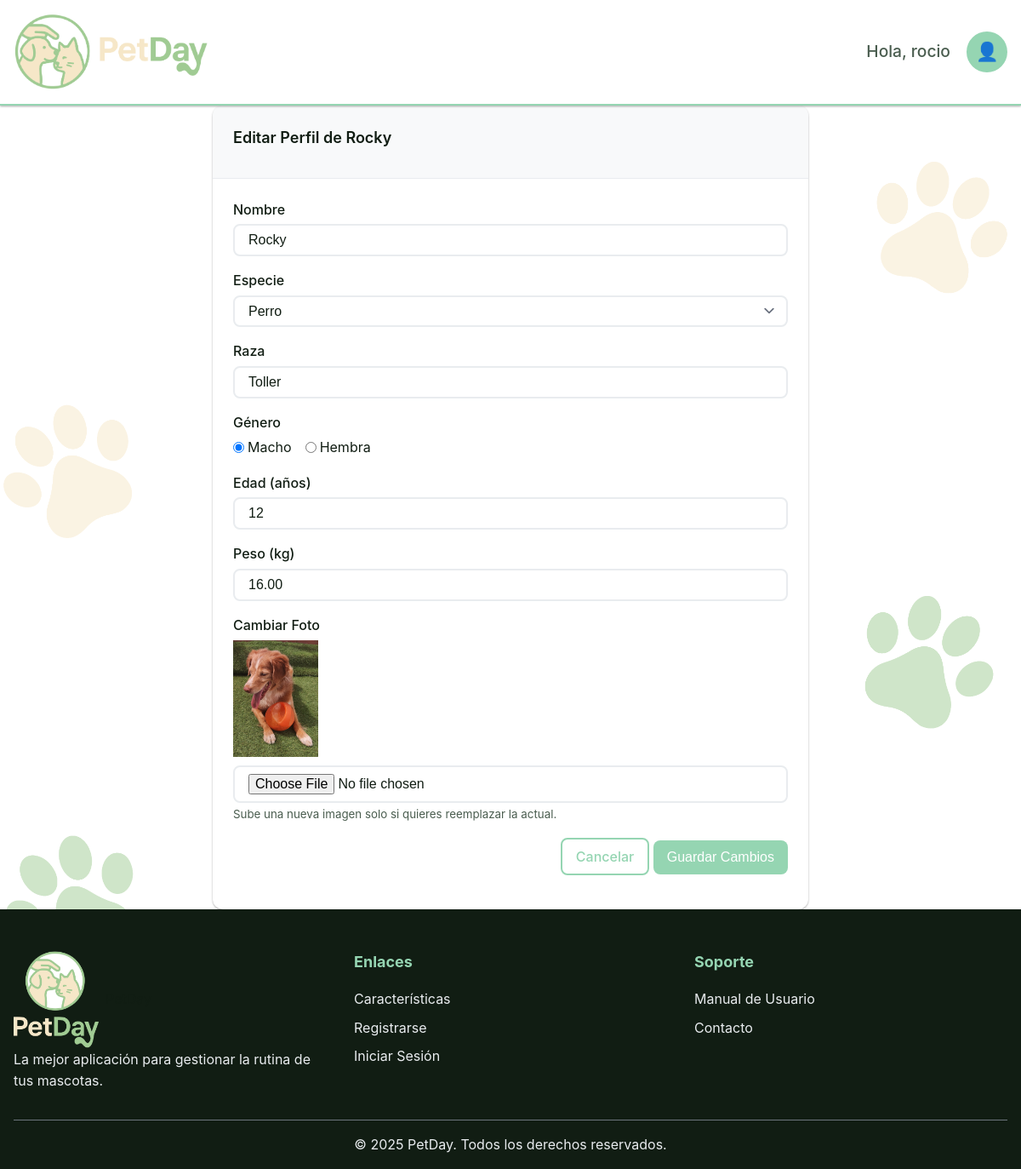
/php/pets/edit_pet.php?id=7 (signed in), run on the app's committed database.
### tables this page shows
CREATE TABLE `usuarios` (
  `id_usuario` int(11) NOT NULL,
  `nombre_completo` varchar(100) NOT NULL,
  `email` varchar(100) NOT NULL,
  `token` varchar(255) NOT NULL,
  `token_recuperacion` varchar(255) NOT NULL,
  `password_hash` varchar(255) NOT NULL,
  `telefono` varchar(20) DEFAULT NULL,
  `rol` enum('usuario','veterinario','adiestrador') DEFAULT 'usuario',
  `fecha_registro` timestamp NOT NULL DEFAULT current_timestamp(),
  `activo` tinyint(1) DEFAULT 1,
  `is_verified` tinyint(1) DEFAULT 0
);

CREATE TABLE `mascotas` (
  `id_mascota` int(11) NOT NULL,
  `id_usuario` int(11) NOT NULL,
  `nombre` varchar(50) NOT NULL,
  `especie` enum('perro','gato','pajaro','otro') NOT NULL,
  `raza` varchar(50) DEFAULT NULL,
  `edad` int(11) DEFAULT NULL,
  `peso` decimal(5,2) DEFAULT NULL,
  `genero` enum('macho','hembra') NOT NULL,
  `foto` varchar(255) DEFAULT NULL,
  `historial_medico` text DEFAULT NULL,
  `fecha_creacion` timestamp NOT NULL DEFAULT current_timestamp()
);

### php/includes/functions.php (called while the page is built, shortened)
<?php
require_once __DIR__ . '/../../config/database_config.php';
function getUserById($userId) {
    $sql = "SELECT id_usuario, nombre_completo, email, telefono, rol, fecha_registro
            FROM usuarios
            WHERE id_usuario = ? AND activo = 1";
    return fetchOne($sql, [$userId]);
}
function getPetById($petId, $userId = null) {
    $sql = "SELECT * FROM mascotas WHERE id_mascota = ?";
    $params = [$petId];
    if ($userId !== null) {
        $sql .= " AND id_usuario = ?";
        $params[] = $userId;
    }
    return fetchOne($sql, $params);
}
?>

### config/database_config.php (called while the page is built, shortened)
<?php
function getConnection() {
    static $pdo = null;
    if ($pdo === null) {
        try {
            $dsn = "mysql:host=" . DB_HOST . ";dbname=" . DB_NAME . ";charset=" . DB_CHARSET;
            $options = [
                PDO::ATTR_ERRMODE            => PDO::ERRMODE_EXCEPTION,
                PDO::ATTR_DEFAULT_FETCH_MODE => PDO::FETCH_ASSOC,
                PDO::ATTR_EMULATE_PREPARES   => false,
                PDO::MYSQL_ATTR_INIT_COMMAND => "SET NAMES " . DB_CHARSET
            ];
            $pdo = new PDO($dsn, DB_USER, DB_PASS, $options);
        } catch (PDOException $e) {
            error_log("Error de conexión a la base de datos: " . $e->getMessage());
            throw new PDOException("Error de conexión a la base de datos");
        }
    }
    return $pdo;
}
function executeQuery($sql, $params = []) {
    $pdo = getConnection();
    $stmt = $pdo->prepare($sql);
    $stmt->execute($params);
    return $stmt;
}
function fetchOne($sql, $params = []) {
    $stmt = executeQuery($sql, $params);
    return $stmt->fetch();
}
?>

### php/pets/edit_pet.php (the view, shortened to what this page needs)
<?php
require_once '../../config/database_config.php';
require_once '../includes/functions.php';
$userId = $_SESSION['user_id'];
$user = getUserById($userId);
$isLoggedIn = true;
$petId = filter_input(INPUT_GET, 'id', FILTER_VALIDATE_INT);
$petData = getPetById($petId, $userId);
?>
<!DOCTYPE html>
<html lang="es">
<head>
    <link rel="stylesheet" href="../../css/style.css?v=1.2">
</head>
<body>
    <?php include_once __DIR__ . '/../includes/header.php'; ?>
    <main class="main-content">
        <section class="edit-pet-form">
            <div class="container">
                <div class="card" style="max-width: 700px; margin: auto;">
                    <div class="card-header">
                        <h2 class="card-title">Editar Perfil de <?php echo htmlspecialchars($petData['nombre']); ?></h2>
                    </div>
                    <div class="card-body">
                        <form action="edit_pet.php?id=<?php echo $petId; ?>" method="POST" enctype="multipart/form-data" novalidate>
                            <div class="form-group">
                                <label for="nombre" class="form-label">Nombre</label>
                                <input type="text" id="nombre" name="nombre" class="form-control" value="<?php echo htmlspecialchars($petData['nombre']); ?>" required>
                            </div>
                            <div class="form-group">
                                <label for="especie" class="form-label">Especie</label>
                                <select id="especie" name="especie" class="form-control form-select" required>
                                    <option value="perro" <?php echo ($petData['especie'] === 'perro') ? 'selected' : ''; ?>>Perro</option>
                                </select>
                            </div>
                            <div class="form-group">
                                <label for="raza" class="form-label">Raza</label>
                                <input type="text" id="raza" name="raza" class="form-control" value="<?php echo htmlspecialchars($petData['raza']); ?>">
                            </div>
                            <div class="form-group">
                                <label class="form-label">Género</label>
                                <div class="radio-group">
                                    <label class="radio-item"><input type="radio" name="genero" value="macho" required <?php echo ($petData['genero'] === 'macho') ? 'checked' : ''; ?>> Macho</label>
                                    <label class="radio-item"><input type="radio" name="genero" value="hembra" required <?php echo ($petData['genero'] === 'hembra') ? 'checked' : ''; ?>> Hembra</label>
                                </div>
                            </div>
                            <div class="form-group">
                                <label for="edad" class="form-label">Edad (años)</label>
                                <input type="number" id="edad" name="edad" class="form-control" min="0" max="50" value="<?php echo htmlspecialchars($petData['edad']); ?>">
                            </div>
                            <div class="form-group">
                                <label for="peso" class="form-label">Peso (kg)</label>
                                <input type="number" step="0.1" id="peso" name="peso" class="form-control" min="0.1" max="200" value="<?php echo htmlspecialchars($petData['peso']); ?>">
                            </div>
                            <div class="form-group">
                                <label for="foto" class="form-label">Cambiar Foto</label>
                                <?php if ($petData['foto']): ?>
                                    <img src="../../uploads/pet_photos/<?php echo htmlspecialchars($petData['foto']); ?>" alt="Foto actual" style="max-width: 100px; display: block; margin-bottom: 10px;">
                                <?php endif; ?>
                                <input type="file" id="foto" name="foto" class="form-control" accept="image/png, image/jpeg, image/gif">
                                <small class="text-muted">Sube una nueva imagen solo si quieres reemplazar la actual.</small>
                            </div>
                            <div class="form-group text-right">
                                <a href="manage_pets.php" class="btn btn-outline">Cancelar</a>
                                <button type="submit" class="btn btn-primary">Guardar Cambios</button>
                            </div>
                        </form>
                    </div>
                </div>
            </div>
        </section>
    </main>
    <?php include_once __DIR__ . '/../includes/footer.php'; ?>

### php/includes/header.php (shortened to what this page needs)
<header class="main-header">
    <div class="container">
        <div class="header-content">
            <a href="<?php echo URL_ADMIN; ?>/index.php" class="logo">
                <img src="<?php echo URL_ADMIN; ?>/images/logotipo-lateral.png" alt="PetDay Logo" style="height: 90px;">
            </a>
            <nav class="main-nav">
                <?php if ($isLoggedIn): ?>
                    <div class="user-menu">
                        <span class="welcome-text">Hola, <?php echo htmlspecialchars($user['nombre_completo']); ?></span>
                        <div class="user-dropdown">
                            <button class="user-btn">👤</button>
                        </div>
                    </div>
                <?php endif; ?>
            </nav>
        </div>
    </div>
</header>

### css/style.css (style rules this page uses)
* { margin: 0; padding: 0; box-sizing: border-box; }
:root { --primary-color: #95d5b2; --primary-dark: #7bc298; --primary-light: #b8e5d1; --secondary-color: #f9dbbd; --secondary-dark: #f0c89a; --text-color: #111d13; --text-light: #4a5d4f; --white: #ffffff; --gray-light: #f8f9fa; --gray-medium: #e9ecef; --gray-dark: #6c757d; --success: #28a745; --warning: #ffc107; --danger: #dc3545; --info: #17a2b8; --spacing-xs: 0.25rem; --spacing-sm: 0.5rem; --spacing-md: 1rem; --spacing-lg: 1.5rem; --spacing-xl: 2rem; --spacing-xxl: 3rem; --shadow-sm: 0 1px 3px rgba(0,0,0,0.12), 0 1px 2px rgba(0,0,0,0.24); --shadow-md: 0 3px 6px rgba(0,0,0,0.16), 0 3px 6px rgba(0,0,0,0.23); --shadow-lg: 0 10px 20px rgba(0,0,0,0.19), 0 6px 6px rgba(0,0,0,0.23); --radius-sm: 4px; --radius-md: 8px; --radius-lg: 12px; --radius-xl: 16px; --font-family: 'Inter', -apple-system, BlinkMacSystemFont, 'Segoe UI', Roboto, sans-serif; --font-size-xs: 0.75rem; --font-size-sm: 0.875rem; --font-size-base: 1rem; --font-size-lg: 1.125rem; --font-size-xl: 1.25rem; --font-size-2xl: 1.5rem; --font-size-3xl: 2rem; }
body { font-family: var(--font-family); line-height: 1.6; color: var(--text-color); background-color: var(--white); font-size: var(--font-size-base); display: flex; flex-direction: column; min-height: 100vh; background-image: url('../images/fondo.png'); background-size: cover; background-repeat: no-repeat; background-position: center center; background-attachment: fixed; }
.container { max-width: 1400px; margin: 0 auto; padding: 0 var(--spacing-md); }
.main-header { background: var(--white); box-shadow: var(--shadow-sm); position: sticky; top: 0; z-index: 1000; border-bottom: 2px solid var(--primary-color); }
.header-content { display: flex; justify-content: space-between; align-items: center; padding: var(--spacing-md) 0; }
.logo { display: flex; align-items: center; gap: var(--spacing-sm); text-decoration: none; color: var(--text-color); }
.main-nav { display: flex; align-items: center; gap: var(--spacing-md); transform: scale(1.2); transform-origin: right center; }
.user-menu { display: flex; align-items: center; gap: var(--spacing-md); }
.welcome-text { color: var(--text-light); font-weight: 500; }
.user-dropdown { position: relative; }
.user-btn { background: var(--primary-color); color: var(--white); border: none; width: 40px; height: 40px; border-radius: 50%; cursor: pointer; font-size: var(--font-size-lg); transition: all 0.3s ease; }
.btn { display: inline-block; padding: var(--spacing-sm) var(--spacing-md); border: none; border-radius: var(--radius-md); text-decoration: none; text-align: center; font-weight: 500; cursor: pointer; transition: all 0.3s ease; font-size: var(--font-size-base); line-height: 1.5; }
.btn-primary { background: var(--primary-color); color: var(--white); }
.btn-outline { background: transparent; color: var(--primary-color); border: 2px solid var(--primary-color); }
.main-content { flex-grow: 1; }
.form-group { margin-bottom: var(--spacing-md); }
.form-label { display: block; margin-bottom: var(--spacing-xs); color: var(--text-color); font-weight: 500; }
.form-control { width: 100%; padding: var(--spacing-sm) var(--spacing-md); border: 2px solid var(--gray-medium); border-radius: var(--radius-md); font-size: var(--font-size-base); transition: border-color 0.3s ease, box-shadow 0.3s ease; background: var(--white); color: var(--text-color); }
.form-select { appearance: none; background-position: right 0.5rem center; background-repeat: no-repeat; background-size: 1.5em 1.5em; padding-right: 2.5rem; }
.checkbox-group, .radio-group { display: flex; flex-wrap: wrap; gap: var(--spacing-md); }
.checkbox-item, .radio-item { display: flex; align-items: center; gap: var(--spacing-xs); }
.card { background: var(--white); border-radius: var(--radius-lg); box-shadow: var(--shadow-sm); overflow: hidden; transition: box-shadow 0.3s ease; }
.card-header { padding: var(--spacing-lg); background: var(--gray-light); border-bottom: 1px solid var(--gray-medium); }
.card-body { padding: var(--spacing-lg); }
.card-title { margin-bottom: var(--spacing-sm); color: var(--text-color); font-size: var(--font-size-lg); font-weight: 600; }
.text-right { text-align: right; }
.text-muted { color: var(--text-light) !important; }

### data on the page
usuarios: nombre_completo "rocio"
mascotas: nombre "Rocky", especie "Perro", raza "Toller", genero "☑ Macho", genero "☐ Hembra", edad "12", peso "16.00", foto (picture)
